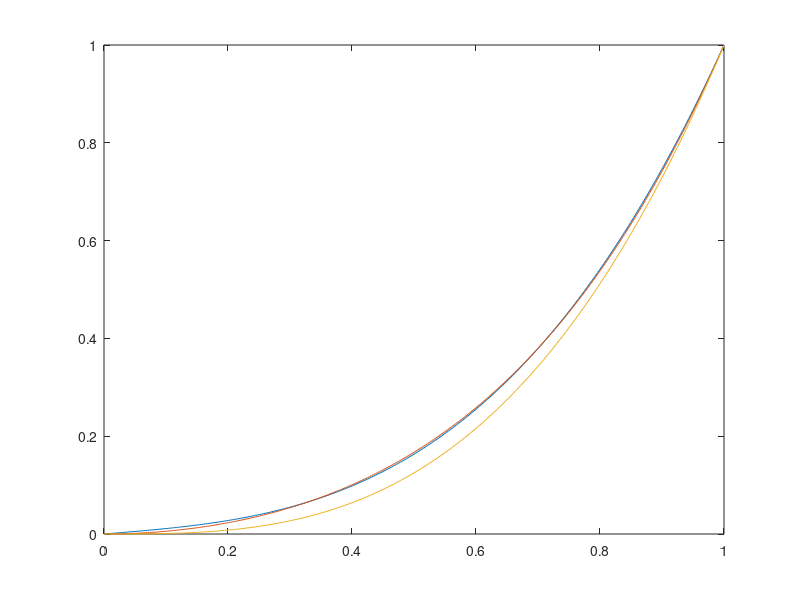
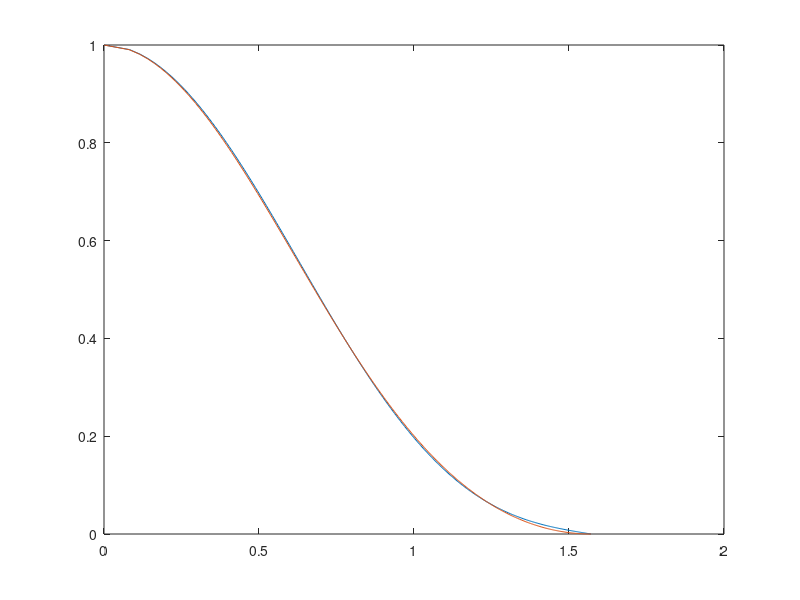
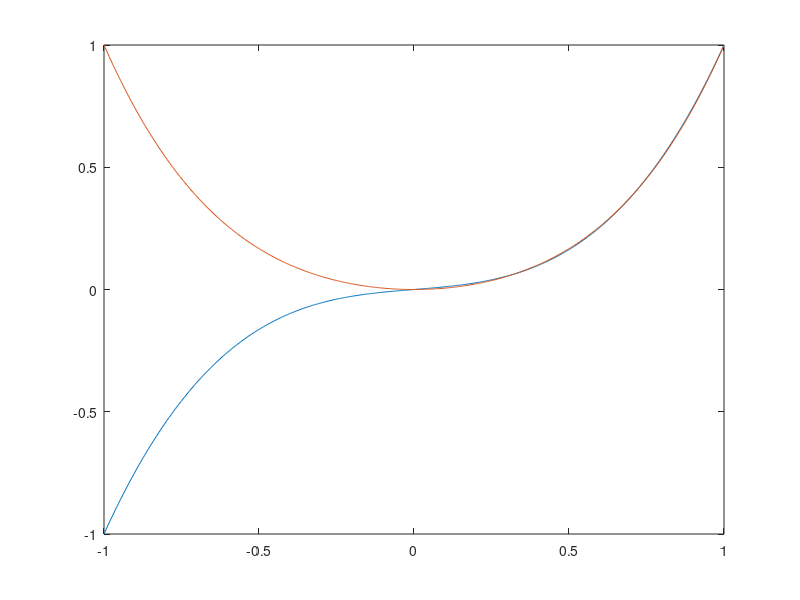
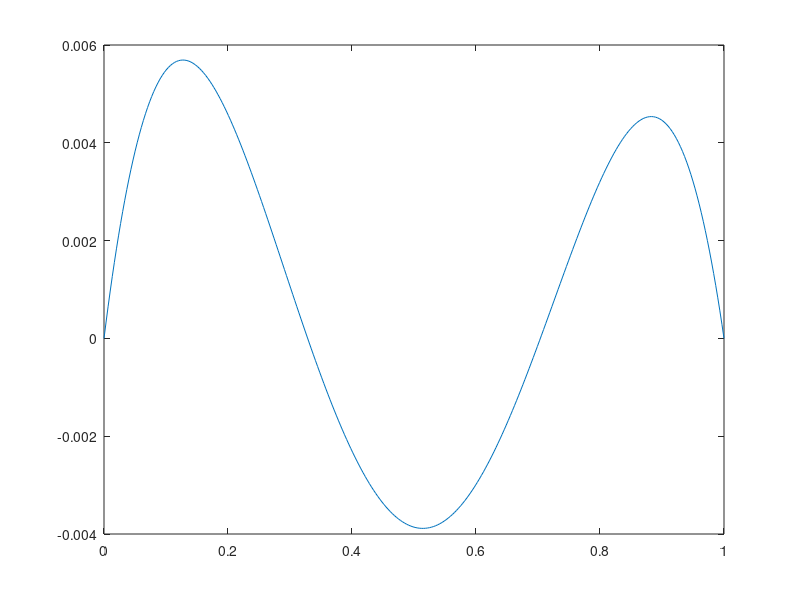

Here is the MATLAB script that generated these plots, in order:
% build odd polynomial that approximates an even polynomial, a sort of
% parity reverse of 'testQP.m'

n = 299;
dx = 1/n;
x = [0:dx:1]';
k = 4;
v = []; 
for i = k:-1:1
    v = [v x.^i];
end

% H and f matrices
H = v'*v*dx;
f=zeros(k,1);

% No inequality constraints
A = []
b = []

% Equality constraints
Aeq = zeros(2,k);
for i = 1:2:k
    Aeq(1,i) = 1;
end

for i =2:2:k,
    Aeq(2,i)=1;
end
beq = [1,-1];

%Find the minimum
alpha = quadprog(H,f,A,b,Aeq,beq)

%Report the L2 norm
mismatch=sqrt(alpha'*H*alpha)

alpha_even = alpha;
alpha_even(2:2:k)=0;
alpha_odd=alpha;
alpha_odd(1:2:k)=0;
alpha_mono=zeros(size(alpha));
alpha_mono(2)=1;

%Plot the polynomial
y_odd=-v*alpha_odd;
y_even=v*alpha_even;
y_mono=v*alpha_mono;

figure(1);
hold off;
plot(x,y_odd);
hold on;
plot(x,y_even);
hold on
plot(x,y_mono);


figure(10);
plot(x,y_odd-y_even);


%Plot vs angle
theta=acos(x);
figure(2);
hold off;
plot(theta,y_odd);
hold on;
plot(theta,y_even);

%Plot over extended range
x=[-1:dx:1]';
v=[];
for i=k:-1:1,
    v=[v x.^i];
end


y_odd=-v*alpha_odd;
y_even=v*alpha_even;

figure(3);
hold off;
plot(x,y_odd);
hold on;
plot(x,y_even);